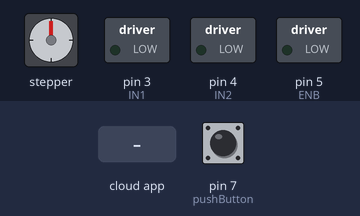
The sketch below on a simulated Arduino Uno, built with avr-gcc and run on an emulated ATmega328P. Parts: stepper motor, switched loads named in the sketch (green lamp = pin HIGH). The inputs (shaded band) are chosen by the test bench; at power-on: pin 7 (pushButton) LOW. The ROS host is connected and sends only what is stated; stepper angles assume 2048 steps per turn.

Above: at 1.3 s.
1.4 s: the phone or cloud app sets action to 1
At 1.66 s:
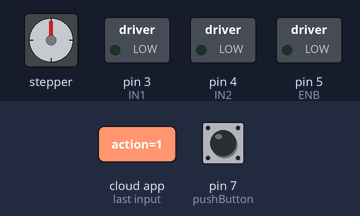
At 4.2 s:
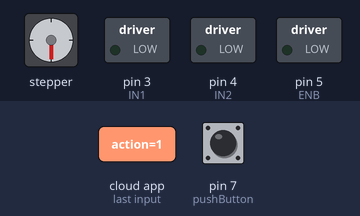
4.4 s: the phone or cloud app sets action to 1
At 4.99 s:
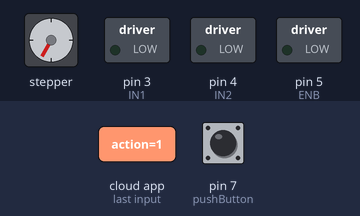
Timing chart, 0 to 8.0 s (numbered marks = the images above; inputs shaded):
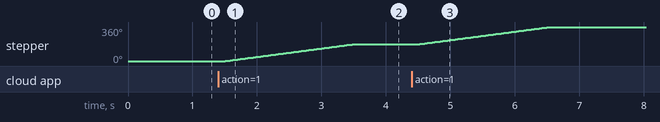

Measured:
- after the input at 1.4 s, stepper: turns 180° clockwise in 2.0 s, starting after 0.11 s
- after the input at 4.4 s, stepper: turns 180° clockwise in 2.0 s, starting after 0.12 s

The sketch:

tool.ino
```cpp
#include <ros.h>
#include <std_msgs/Int8.h>
#include <std_msgs/Bool.h>
#include <Stepper.h>

// ROS
ros::NodeHandle  nh;

int action = 0;

void handle_msg( const std_msgs::Int8& msg){
    action = msg.data;
}

ros::Subscriber<std_msgs::Int8> sub_pc("arduino/action", handle_msg ); // Topic to gather the user's requests


std_msgs::Int8 state_msg;
ros::Publisher pub_ee_states("arduino/states", &state_msg); // Publisher of Arduino current state

std_msgs::Bool contact_msg;
ros::Publisher pub_contact_state("arduino/contact/state", &contact_msg); // Publisher of Arduino current state


// STEP MOTOR CONFIG
const int stepsPerRevolution = 2048;
Stepper myStepper = Stepper(stepsPerRevolution, 8, 10, 9, 11);


// MAGNET CONFIG
int IN1 = 3; // PWM signal
int IN2 = 4; // Difital signal
int ENB = 5; // PWM signal to avoid unnecessary overheating on the magnet

// CONTACT SENSOR CONFIG
int pushButton = 7;
int buttonState = 0;

void setup()
{
    // ROS Config
    nh.initNode();
    nh.advertise(pub_ee_states);
    nh.advertise(pub_contact_state);
    nh.subscribe(sub_pc);

    // Magnet
    pinMode(IN1, OUTPUT);
    pinMode(IN2, OUTPUT);
    pinMode(ENB, OUTPUT);

    // Contact Sensor
    pinMode(pushButton, INPUT);

    // Set the speed to 5 rpm:
    myStepper.setSpeed(15);

}

void loop()
{
  state_msg.data = action; // Just publish what I have revieved
  // Contact sensor
  buttonState = digitalRead(pushButton);
  contact_msg.data = buttonState;
  pub_contact_state.publish( &contact_msg );

  pub_ee_states.publish( &state_msg );
  nh.spinOnce();
  //delay(500);

  if (action == 1 || action == -1){
    stepper(action);
    }
    else if (action == 2 || action == -2){
      magnet(action);
      }
      else{
        //pub_contact_state.publish( &contact_msg );
        //delay(1000); // Slow down the loop
       }
  delay(500);
}

void magnet(int state)
{
  digitalWrite (IN1, HIGH);
  digitalWrite (IN2, LOW);

  if (state == 2){
    analogWrite(ENB,200); // Enable the magnet
    }
    else if (state == -2){
      analogWrite(ENB,0); // Disable the magnet
      action = 0;
      }
      else{
          analogWrite(ENB,0);
          action = 0; // Disable the magnet
          }

}


void stepper(int state){
    myStepper.step(state*stepsPerRevolution/2); // Clockwise until next position (like an action)
    action = 0; // Reset the value

  }
```
